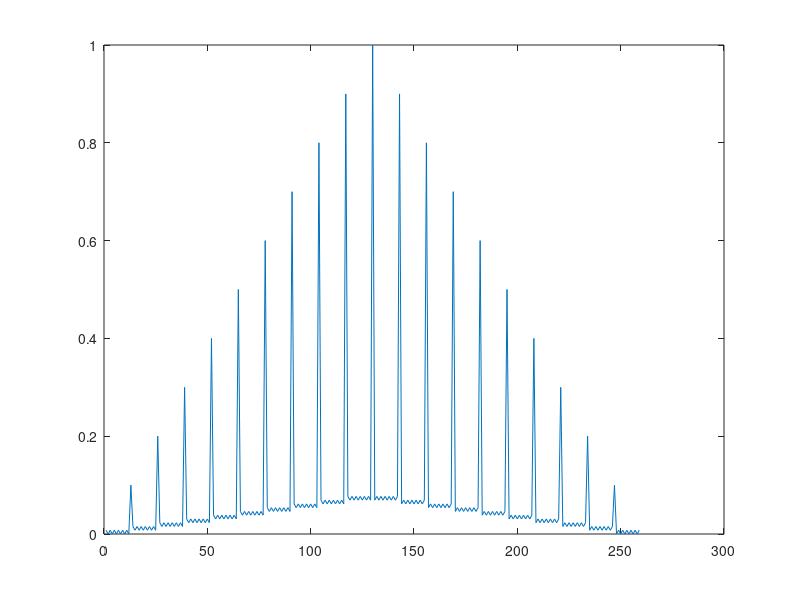

Write the MATLAB code that produced this figure.
clear all;clc;
preamb = [1 1 1 1 1 -1 -1 1 1 -1 1 -1 1];     % 13 bits from Barker code
preamb = repmat(preamb,1,10);

corr = conv(preamb,fliplr(preamb));
corr = corr./130;
figure(1); clf;plot(abs(corr));